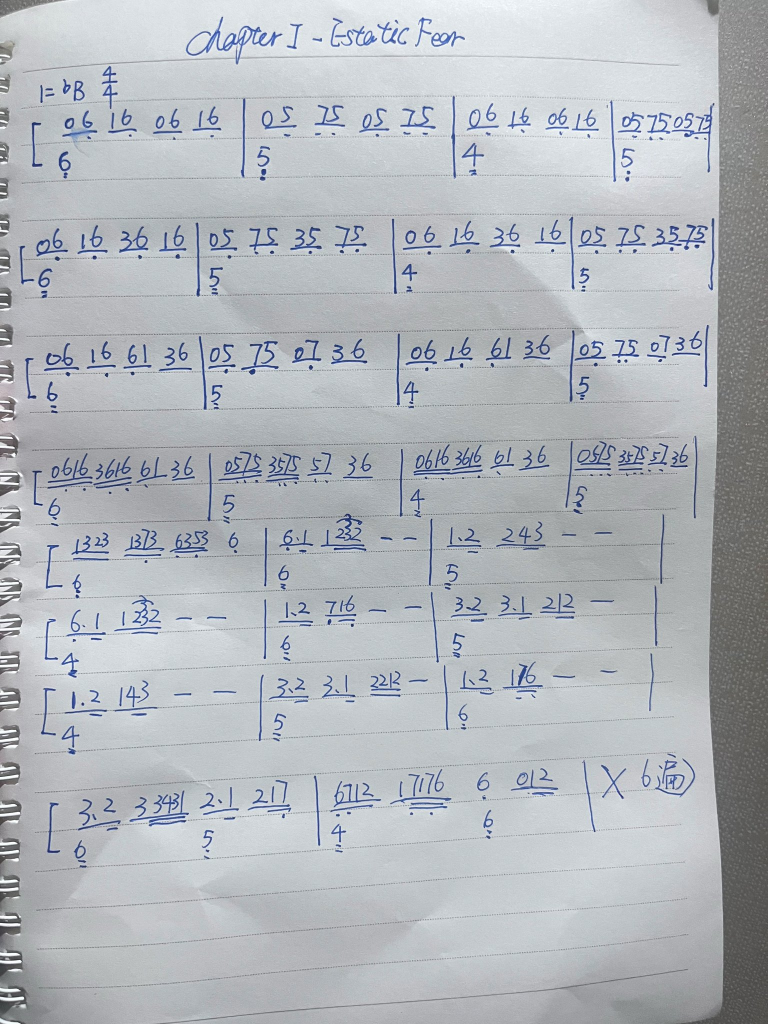
#> input picture jianpu/src/sbd1.jpg, 1536 x 2048 px (shown at 1/2 size)
$ python dotcheck.py
#> lines starting #> are read from the running program, lines starting #| are printed output that depends on the picture; after the words box and inside, x2 and y2 are one past the last pixel; in counts of white or black regions, pixels touching at a corner belong together
#!/usr/bin/env python3
"""
Decide whether the small marks under the melody digits are hand-drawn octave
dots or the paper's printed ruling dots.

The printed ruling is a row of dots at a fixed vertical spacing and a fixed
horizontal pitch that ignores where the digits are. A hand-drawn octave dot sits
directly under the digit it belongs to, so its x follows the digit centres and
its horizontal spacing is irregular - it tracks the handwriting, not the paper.
"""
import os, sys
import numpy as np
from PIL import Image, ImageOps

BASE = os.path.dirname(os.path.abspath(__file__))


def components(mask):
    """Very small connected-component labeller (4-neighbour, iterative)."""
    H, W = mask.shape
    lab = np.zeros((H, W), np.int32)
    cur = 0
    out = []
    stack = []
    for y0 in range(H):
        for x0 in range(W):
            if not mask[y0, x0] or lab[y0, x0]:
                continue
            cur += 1
            stack.append((y0, x0))
            lab[y0, x0] = cur
            ys, xs = [], []
            while stack:
                y, x = stack.pop()
                ys.append(y)
                xs.append(x)
                for dy, dx in ((1, 0), (-1, 0), (0, 1), (0, -1)):
                    ny, nx = y + dy, x + dx
                    if 0 <= ny < H and 0 <= nx < W and mask[ny, nx] and not lab[ny, nx]:
                        lab[ny, nx] = cur
                        stack.append((ny, nx))
            out.append({"y0": min(ys), "y1": max(ys), "x0": min(xs), "x1": max(xs),
                        "n": len(ys), "cx": (min(xs) + max(xs)) / 2,
                        "cy": (min(ys) + max(ys)) / 2})
    return out


def analyse(src, box, label):
#> called with src = 'jianpu/src/sbd1.jpg', box = (60, 200, 1000, 300), label = 'melody row, measure 1-2'
    im = ImageOps.exif_transpose(Image.open(src)).convert("L")
    g = im.crop(box)
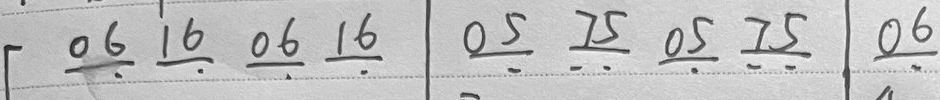
#> g: PIL image 940x100 L; min 28, max 249, mean 192.3
    a = np.asarray(g, np.float32)
    lo, hi = np.percentile(a, 1), np.percentile(a, 99)
#> lo = 66; hi = 229
    a = np.clip((a - lo) / max(hi - lo, 1e-6) * 255, 0, 255)

    # ink well below the paper level around it
    from PIL import ImageFilter
    bg = np.asarray(Image.fromarray(np.uint8(a)).filter(
        ImageFilter.GaussianBlur(9)), np.float32)
    ink = a < (bg - 26)
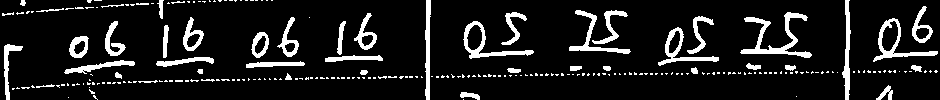
#> ink: shape (100, 940) bool; 11.1% white; 239 white regions (192 under 20 px), largest, box (x1, y1, x2, y2) and area: (740, 12, 812, 58) 864, (873, 18, 938, 62) 571, (463, 21, 534, 59) 565

    comps = components(ink)
#> after the loop in components, `for y0 in range(H):`:
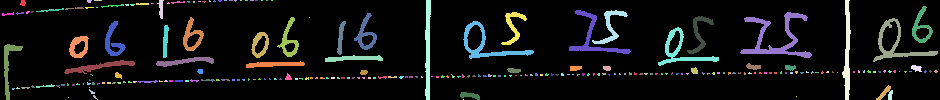
#> lab: shape (100, 940) int32; 245 distinct labels, from 0 to 244; one colour per label, 0 black
#> comps = 244 items
    comps = [c for c in comps if c["n"] >= 4]
#> comps = 206 items
    if not comps:
        print(f"{label}: no components")
        return
    hs = [c["y1"] - c["y0"] + 1 for c in comps]
#> hs = 206 values, max 100 at index 9, min 1 at index 2, mean 6.91
    ws = [c["x1"] - c["x0"] + 1 for c in comps]
#> ws = 206 values, max 72 at index 32, min 2 at index 13, mean 8.44
    med_h = float(np.median(hs))
#> med_h = 2
    med_w = float(np.median(ws))
#> med_w = 4

    big = [c for c in comps if (c["y1"] - c["y0"] + 1) > 0.6 * med_h
           and c["n"] > 25]
#> big = 43 items
    small = [c for c in comps if c not in big and c["n"] <= 25]
#> small = 163 items

    print(f"--- {label} ---")
    print(f"  {len(comps)} components: {len(big)} large, {len(small)} tiny")
#|   206 components: 43 large, 163 tiny
    if not big or not small:
        print("  cannot separate")
        return

    big.sort(key=lambda c: c["cx"])
    small.sort(key=lambda c: c["cx"])
    bxs = [c["cx"] for c in big]
#> bxs = 43 values from 13 to 922
    sxs = [c["cx"] for c in small]
#> sxs = 163 values from 7.5 to 935.5
    gaps_big = np.diff(bxs)
#> gaps_big = 42 values, max 78.5 at index 30, min 0 at index 25, mean 21.64
    gaps_small = np.diff(sxs)
#> gaps_small = 162 values, max 26.5 at index 149, min 0 at index 16, mean 5.73
    print(f"  digit centres x: {[int(v) for v in bxs]}")
#> (printed output is left out)
    print(f"  digits spacing : {[int(v) for v in gaps_big]}  "
          f"(sd {np.std(gaps_big):.1f})")
#|   digits spacing : [9, 22, 4, 29, 20, 13, 3, 3, 29, 12, 5, 19, 8, 66, 15, 12, 0, 53, 12, 10, 1, 62, 42, 28, 15, 0, 62, 24, 7, 3, 78, 6, 6, 53, 22, 14, 56, 37, 7, 15, 11, 6]  (sd 20.5)
    print(f"  tiny marks x   : {[int(v) for v in sxs]}")
#> (printed output is left out)
    if len(gaps_small):
        print(f"  tiny spacing   : {[int(v) for v in gaps_small]}  "
              f"(sd {np.std(gaps_small):.1f})")
#> (printed output is left out)

    # how far is each tiny mark below the nearest digit's bottom?
    below = []
    for s in small:
        near = min(big, key=lambda b: abs(b["cx"] - s["cx"]))
        dy = s["cy"] - near["y1"]
        dx = abs(s["cx"] - near["cx"])
        below.append((dx, dy))
#> this loop made 163 passes
#> (dy, dx) on passes 1 to 3: (-85.5, 5.5), (-10.5, 0), (-11.5, 4.5)
#> after the loop, below = 163 pairs, first value 0 to 37, second value -85.5 to 82.5
    print(f"  tiny marks: dx to nearest digit "
          f"{[int(d[0]) for d in below]}, dy below its bottom "
          f"{[int(d[1]) for d in below]}")
#> (printed output is left out)


if __name__ == "__main__":
    src = os.path.join(BASE, "src", "sbd1.jpg")
    analyse(src, (60, 200, 1000, 300), "melody row, measure 1-2")
    analyse(src, (60, 195, 1520, 420), "whole system 1")
#> call 2 of analyse, with src = 'jianpu/src/sbd1.jpg', box = (60, 195, 1520, 420), label = 'whole system 1'
#> in analyse (call 2), `g = im.crop(box)`:
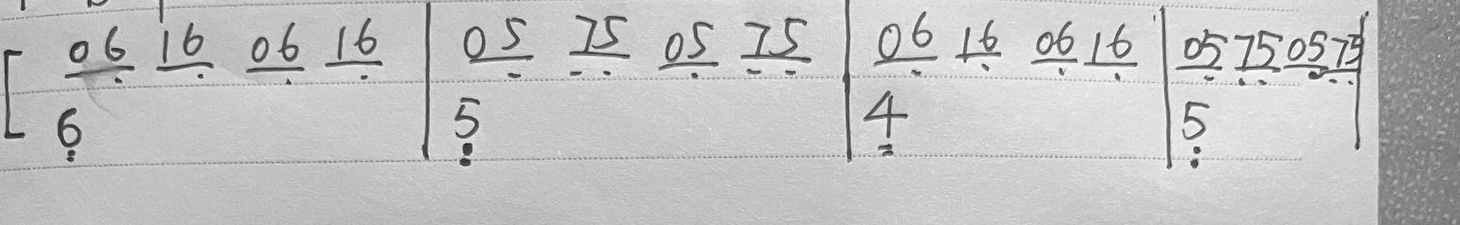
#> g: PIL image 1460x225 L; min 23, max 253, mean 194.9
#> in analyse (call 2), `lo, hi = np.percentile(a, 1), np.percentile(a, 99)`: lo = 76; hi = 235
#> in analyse (call 2), `bg = np.asarray(Image.fromarray(np.uint8(a)).filter( ImageFilter.Gauss..`:
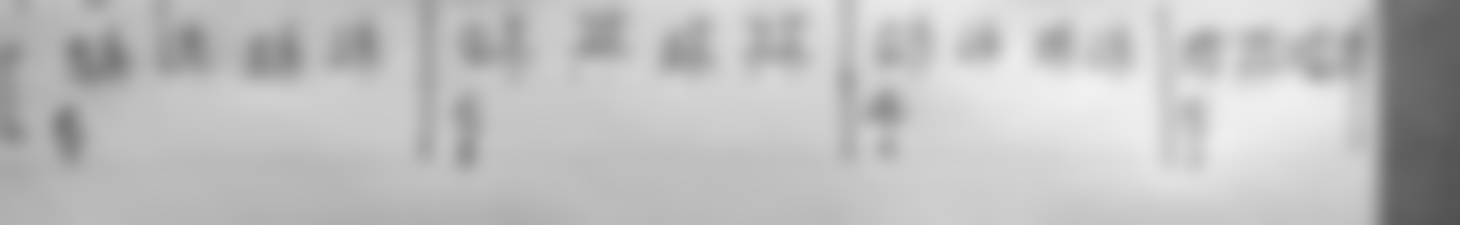
#> bg: shape (225, 1460) float32; min 81, max 240, mean 190.4
#> in analyse (call 2), `ink = a < (bg - 26)`:
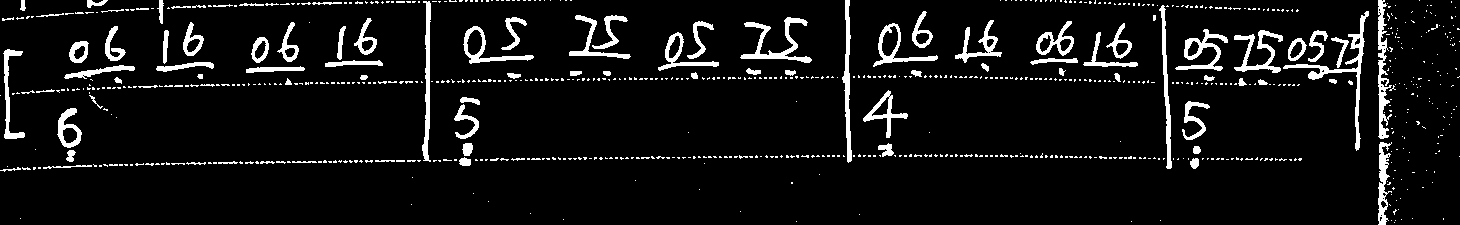
#> ink: shape (225, 1460) bool; 7.2% white; 782 white regions (688 under 20 px), largest, box (x1, y1, x2, y2) and area: (1283, 11, 1369, 151) 1068, (1378, 0, 1392, 139) 877, (740, 17, 812, 63) 872
#> after the loop in components (call 2), `for y0 in range(H):`:
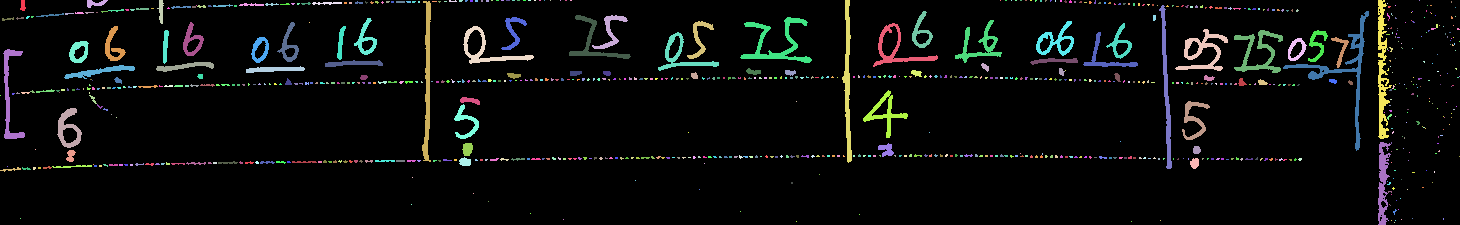
#> lab: shape (225, 1460) int32; 821 distinct labels, from 0 to 820; one colour per label, 0 black
#> in analyse (call 2), `comps = components(ink)`: comps = 820 items
#> in analyse (call 2), `comps = [c for c in comps if c["n"] >= 4]`: comps = 562 items
#> in analyse (call 2), `hs = [c["y1"] - c["y0"] + 1 for c in comps]`: hs = 562 values, max 164 at index 59, min 1 at index 10, mean 6.27
#> in analyse (call 2), `ws = [c["x1"] - c["x0"] + 1 for c in comps]`: ws = 562 values, max 86 at index 91, min 2 at index 8, mean 7.04
#> in analyse (call 2), `med_w = float(np.median(ws))`: med_w = 3
#> in analyse (call 2), `big = [c for c in comps if (c["y1"] - c["y0"] + 1) > 0.6 * med_h and c..`: big = 84 items
#> in analyse (call 2), `small = [c for c in comps if c not in big and c["n"] <= 25]`: small = 478 items
#|   562 components: 84 large, 478 tiny
#> in analyse (call 2), `bxs = [c["cx"] for c in big]`: bxs = 84 values from 10 to 1384.5
#> in analyse (call 2), `sxs = [c["cx"] for c in small]`: sxs = 478 values from 7.5 to 1458
#> in analyse (call 2), `gaps_big = np.diff(bxs)`: gaps_big = 83 values, max 78.5 at index 47, min 0 at index 42, mean 16.56
#> in analyse (call 2), `gaps_small = np.diff(sxs)`: gaps_small = 477 values, max 50.5 at index 454, min 0 at index 7, mean 3.04
#> (printed output is left out)
#> (printed output is left out)
#> (printed output is left out)
#> the loop in analyse (call 2), `for s in small:` made 478 passes
#> (dy, dx) on passes 1 to 3: (-152.5, 2.5), (-44.5, 0.5), (-45.5, 4)
#> after the loop in analyse (call 2), `for s in small:`: below = 478 pairs, first value 0 to 73.5, second value -164.5 to 158.5

$ run again, with jianpu/src/sbd2.jpg copied over jianpu/src/sbd1.jpg
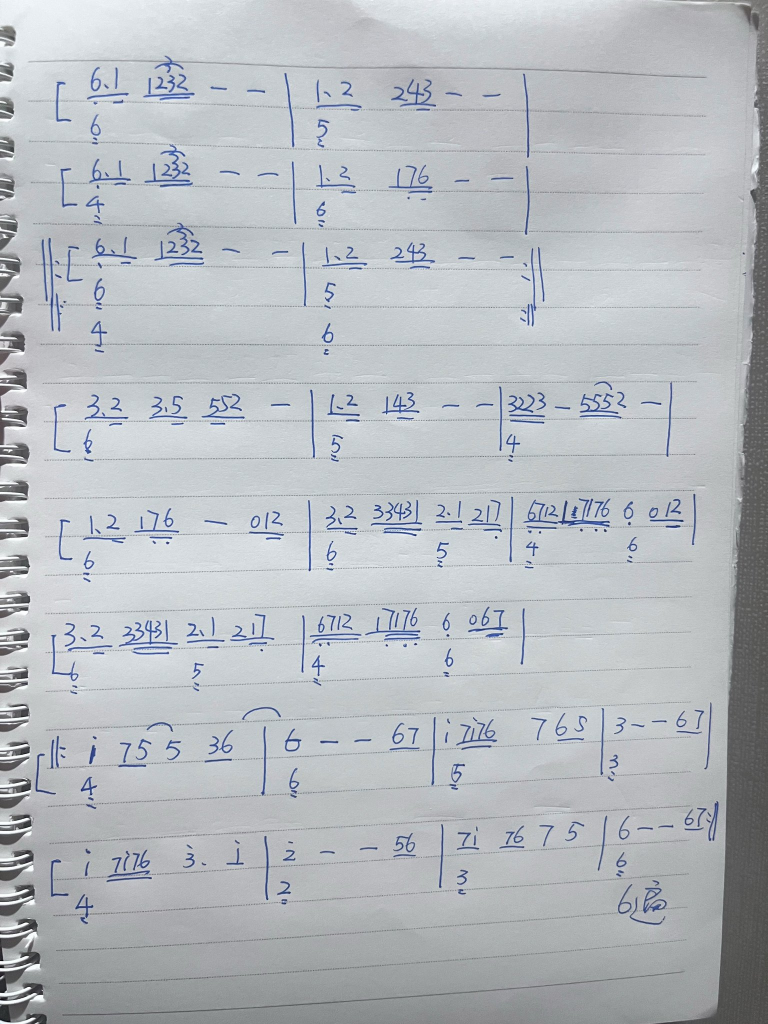
#> input picture jianpu/src/sbd2.jpg, 1536 x 2048 px (shown at 1/2 size)
#> lo = 94; hi = 218
#> ink: shape (100, 940) bool; 5.9% white; 219 white regions (168 under 20 px), largest, box (x1, y1, x2, y2) and area: (573, 38, 599, 96) 429, (516, 0, 529, 95) 412, (571, 8, 664, 19) 412
#> after the loop in components, `for y0 in range(H):`:
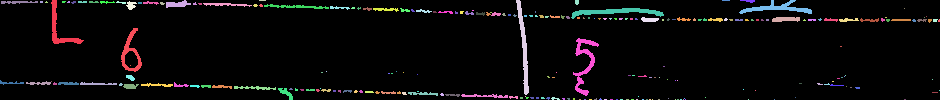
#> lab: shape (100, 940) int32; 229 distinct labels, from 0 to 228; one colour per label, 0 black
#> in analyse, `comps = components(ink)`: comps = 228 items
#> in analyse, `comps = [c for c in comps if c["n"] >= 4]`: comps = 155 items
#> hs = 155 values, max 95 at index 3, min 1 at index 2, mean 4.57
#> ws = 155 values, max 93 at index 34, min 2 at index 57, mean 10.58
#> med_h = 3
#> med_w = 4
#> big = 41 items
#> small = 114 items
#|   155 components: 41 large, 114 tiny
#> bxs = 41 values from 11.5 to 900.5
#> sxs = 114 values from 41 to 938.5
#> gaps_big = 40 values, max 63.5 at index 28, min 0 at index 8, mean 22.23
#> gaps_small = 113 values, max 49.5 at index 16, min 0 at index 9, mean 7.94
#|   digit centres x: [11, 19, 38, 67, 68, 98, 130, 130, 131, 131, 150, 156, 178, 181, 221, 227, 254, 285, 296, 339, 385, 388, 422, 423, 445, 452, 484, 495, 522, 585, 617, 649, 683, 715, 747, 775, 785, 830, 848, 869, 900]
#|   digits spacing : [7, 19, 29, 1, 30, 32, 0, 0, 0, 19, 6, 21, 3, 40, 5, 27, 30, 11, 43, 46, 2, 34, 1, 21, 7, 32, 11, 26, 63, 31, 32, 34, 31, 32, 28, 10, 45, 18, 20, 31]  (sd 15.2)
#> (printed output is left out)
#> (printed output is left out)
#> the loop in analyse, `for s in small:` made 114 passes
#> (dy, dx) on passes 1 to 8: (-82.5, 3), (-82.5, 8), (40, 12.5), (-41.5, 3.5), (-82.5, 0), (-82, 5), (-82.5, 14), (-82.5, 4.5)
#> after the loop in analyse, `for s in small:`: below = 114 pairs, first value 0 to 38, second value -93 to 82
#> (printed output is left out)
#> g: PIL image 1460x225 L
#> bg: shape (225, 1460) float32
#> ink: shape (225, 1460) bool; 5.6% white; 528 white regions (383 under 20 px), largest, box (x1, y1, x2, y2) and area: (717, 136, 805, 184) 671, (260, 93, 311, 163) 654, (117, 122, 202, 173) 630
#> after the loop in components (call 2), `for y0 in range(H):`:
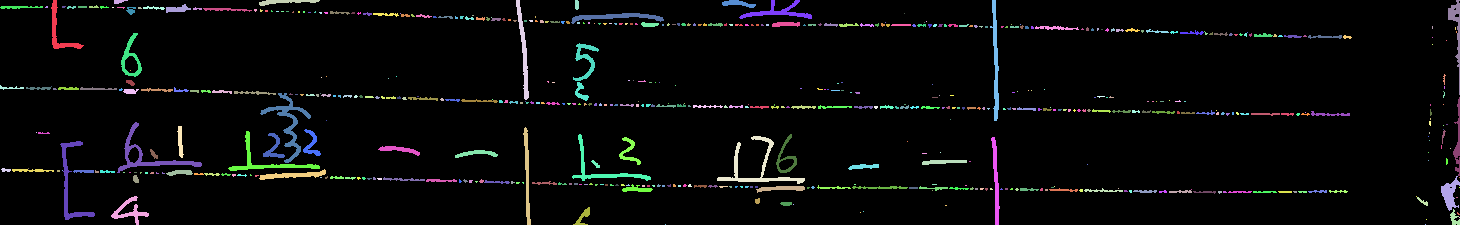
#> lab: shape (225, 1460) int32; 555 distinct labels, from 0 to 554; one colour per label, 0 black
#|   425 components: 125 large, 300 tiny
#> (printed output is left out)
#> (printed output is left out)
#> (printed output is left out)
#> (printed output is left out)
#> the loop in analyse (call 2), `for s in small:` made 300 passes
#> (dy, dx) on passes 1 to 3: (43.5, 5.5), (-82.5, 8), (40.5, 12.5)
